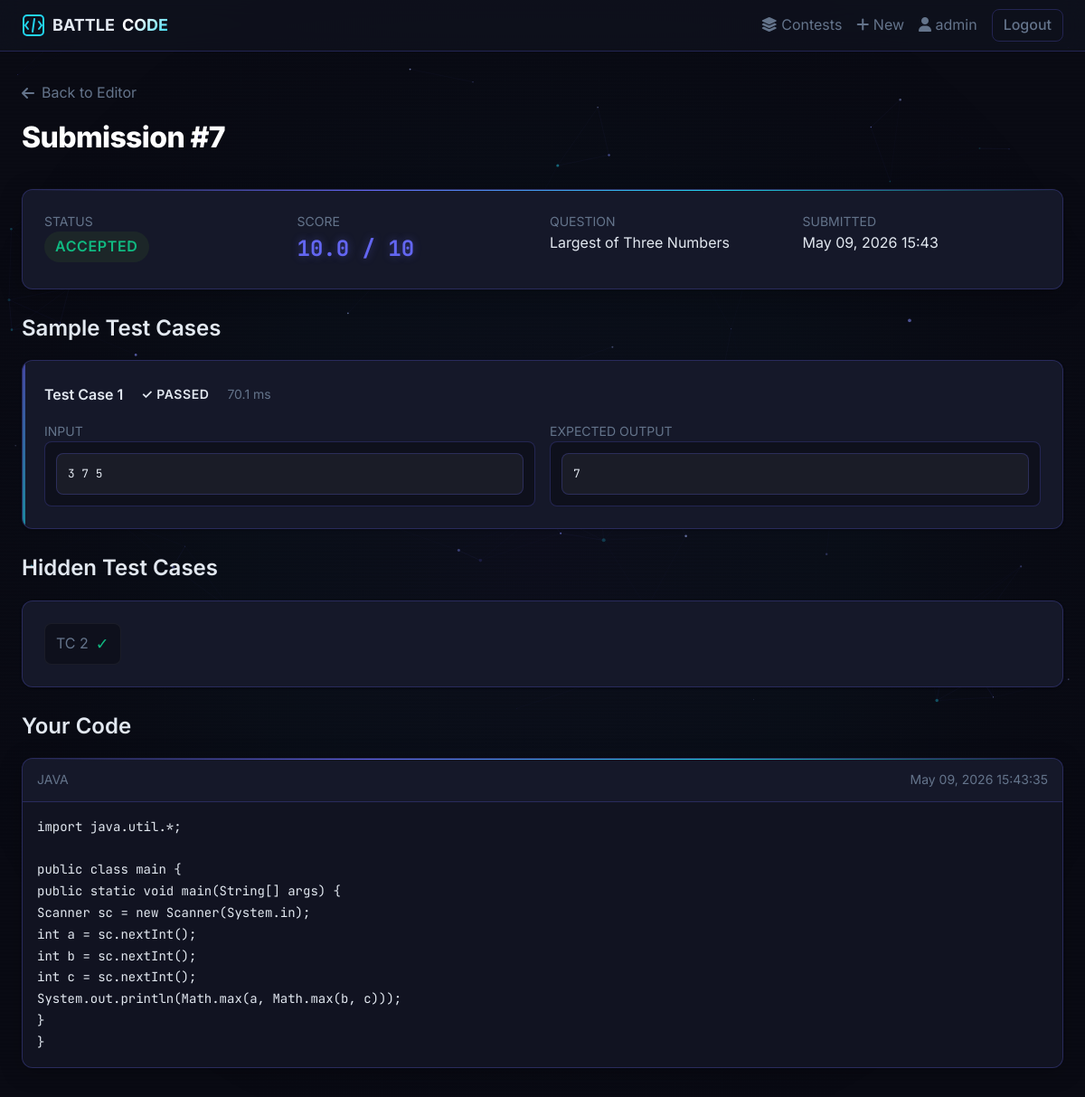
/submissions/7/ (signed in), run on the app's committed database.
### apps/accounts/models.py (models this page shows, shortened)
class User(AbstractUser):
    ROLE_CANDIDATE = 'candidate'
    ROLE_ADMIN = 'admin'
    ROLE_CHOICES = [
        (ROLE_CANDIDATE, 'Candidate'),
        (ROLE_ADMIN, 'Admin'),
    ]
    role = models.CharField(max_length=20, choices=ROLE_CHOICES, default=ROLE_CANDIDATE)
    email = models.EmailField(unique=True)
    @property
    def is_contest_admin(self):
        return self.role == self.ROLE_ADMIN or self.is_staff

### apps/submissions/models.py (models this page shows, shortened)
class Submission(models.Model):
    STATUS_PENDING  = 'pending'
    STATUS_RUNNING  = 'running'
    STATUS_ACCEPTED = 'accepted'
    STATUS_PARTIAL  = 'partial'
    STATUS_WRONG    = 'wrong_answer'
    STATUS_TLE      = 'time_limit_exceeded'
    STATUS_MLE      = 'memory_limit_exceeded'
    STATUS_RE       = 'runtime_error'
    STATUS_CE       = 'compile_error'
    STATUS_FAILED   = 'failed'
    STATUS_CHOICES = [
        (STATUS_PENDING,  'Pending'),
        (STATUS_RUNNING,  'Running'),
        (STATUS_ACCEPTED, 'Accepted'),
        (STATUS_PARTIAL,  'Partial'),
        (STATUS_WRONG,    'Wrong Answer'),
        (STATUS_TLE,      'Time Limit Exceeded'),
        (STATUS_MLE,      'Memory Limit Exceeded'),
        (STATUS_RE,       'Runtime Error'),
        (STATUS_CE,       'Compile Error'),
        (STATUS_FAILED,   'Failed'),
    ]
    user = models.ForeignKey(User, on_delete=models.CASCADE, related_name='submissions')
    question = models.ForeignKey(Question, on_delete=models.CASCADE, related_name='submissions')
    code = models.TextField()
    language = models.CharField(max_length=20, default='python')
    status = models.CharField(max_length=30, choices=STATUS_CHOICES, default=STATUS_PENDING)
    score = models.FloatField(default=0)
    error_message = models.TextField(blank=True)
    submitted_at = models.DateTimeField(auto_now_add=True)
    execution_time = models.FloatField(null=True, blank=True)
    task_id = models.CharField(max_length=255, blank=True)
    class Meta:
        ordering = ['-submitted_at']
    def get_status_class(self):
        mapping = {
            self.STATUS_ACCEPTED: 'status-accepted',
            self.STATUS_PARTIAL:  'status-partial',
            self.STATUS_WRONG:    'status-wrong',
            self.STATUS_TLE:      'status-tle',
            self.STATUS_RE:       'status-re',
            self.STATUS_CE:       'status-ce',
            self.STATUS_PENDING:  'status-pending',
            self.STATUS_RUNNING:  'status-running',
            self.STATUS_FAILED:   'status-wrong',
        }
        return mapping.get(self.status, 'status-default')

class SubmissionTestResult(models.Model):
    STATUS_PASS = 'pass'
    STATUS_FAIL = 'fail'
    STATUS_TLE  = 'tle'
    STATUS_RE   = 'runtime_error'
    STATUS_MLE  = 'mle'
    STATUS_CHOICES = [
        (STATUS_PASS, 'Pass'),
        (STATUS_FAIL, 'Fail'),
        (STATUS_TLE,  'Time Limit Exceeded'),
        (STATUS_RE,   'Runtime Error'),
        (STATUS_MLE,  'Memory Limit Exceeded'),
    ]
    submission = models.ForeignKey(Submission, on_delete=models.CASCADE, related_name='test_results')
    test_case = models.ForeignKey(TestCase, on_delete=models.CASCADE)
    status = models.CharField(max_length=20, choices=STATUS_CHOICES)
    actual_output = models.TextField(blank=True)
    execution_time = models.FloatField(null=True, blank=True)
    memory_used = models.IntegerField(null=True, blank=True)

### apps/contests/models.py (models this page shows, shortened)
class Question(models.Model):
    section = models.ForeignKey(Section, on_delete=models.CASCADE, related_name='questions')
    title = models.CharField(max_length=255)
    problem_statement = models.TextField()
    input_format = models.TextField(blank=True)
    output_format = models.TextField(blank=True)
    constraints = models.TextField(blank=True)
    sample_input = models.TextField(blank=True)
    sample_output = models.TextField(blank=True)
    marks = models.PositiveIntegerField(default=10)
    time_limit = models.FloatField(default=2.0, help_text='Seconds per test case')
    order = models.PositiveIntegerField(default=1)
    created_at = models.DateTimeField(auto_now_add=True)
    java_customized = models.BooleanField(
        default=False,
        help_text='If enabled, Java participants see custom problem text below instead of the default Python text.'
    )
    java_problem_statement = models.TextField(blank=True, help_text='Java-specific problem statement (used only if Java Customized is checked)')
    java_input_format = models.TextField(blank=True, help_text='Java-specific input format')
    java_output_format = models.TextField(blank=True, help_text='Java-specific output format')
    java_constraints = models.TextField(blank=True, help_text='Java-specific constraints')
    java_sample_input = models.TextField(blank=True, help_text='Java-specific sample input')
    java_sample_output = models.TextField(blank=True, help_text='Java-specific sample output')
    class Meta:
        ordering = ['order']

class TestCase(models.Model):
    question = models.ForeignKey(Question, on_delete=models.CASCADE, related_name='test_cases')
    input_data = models.TextField()
    expected_output = models.TextField()
    image = models.ImageField(upload_to='testcase_images/', blank=True, null=True)
    is_hidden = models.BooleanField(default=False)
    order = models.PositiveIntegerField(default=1)
    class Meta:
        ordering = ['order']

### apps/submissions/views.py (the view)
# urls.py: path('<int:submission_id>/', views.submission_detail, name='submission_status'),
@login_required
def submission_detail(request, submission_id):
    submission = get_object_or_404(Submission, id=submission_id, user=request.user)
    sample_results = []
    hidden_summary = []
    for tr in submission.test_results.select_related('test_case').all():
        if not tr.test_case.is_hidden:
            sample_results.append(tr)
        else:
            hidden_summary.append(tr)
    return render(request, 'submissions/result.html', {
        'submission':     submission,
        'sample_results': sample_results,
        'hidden_summary': hidden_summary,
    })

### templates/submissions/result.html (shortened to what this page needs)
{% extends 'base.html' %}
{% block content %}
<div class="page-header">
  <a href="{% url 'question_editor' submission.question.id %}"
     class="text-muted text-sm" style="display: inline-flex; align-items: center; gap: 0.5rem; transition: color 0.2s; color: var(--color-text-muted); text-decoration: none;">
     <i class="fa-solid fa-arrow-left"></i> Back to Editor
  </a>
  <h1 class="page-title mt-2" style="font-size: 2rem; font-weight: 800; background: linear-gradient(135deg, #ffffff 30%, var(--color-cyan)); -webkit-background-clip: text; -webkit-text-fill-color: transparent; background-clip: text; letter-spacing: -0.02em;">Submission #{{ submission.id }}</h1>
</div>
<div class="card mb-6"
     style="display:grid;grid-template-columns:repeat(auto-fit,minmax(140px,1fr));gap:var(--space-4); background: var(--color-surface-2); box-shadow: 0 4px 24px rgba(0, 0, 0, 0.25); position: relative; overflow: hidden;">
  <div style="position: absolute; top: 0; left: 0; right: 0; height: 1px; background: linear-gradient(90deg, transparent, var(--color-primary), var(--color-cyan), transparent);"></div>
  <div>
    <p class="text-xs text-muted mb-2">STATUS</p>
    <span class="badge {{ submission.get_status_class }}" style="font-size:var(--text-sm);padding:var(--space-1) var(--space-3)">
      {{ submission.get_status_display }}
    </span>
  </div>
  <div>
    <p class="text-xs text-muted mb-2">SCORE</p>
    <p class="font-mono" style="font-size:var(--text-lg);font-weight:700;color:var(--color-primary); text-shadow: 0 0 10px rgba(99, 102, 241, 0.4);">
      {{ submission.score }} / {{ submission.question.marks }}
    </p>
  </div>
  <div>
    <p class="text-xs text-muted mb-2">QUESTION</p>
    <p class="text-sm font-weight:500">{{ submission.question.title }}</p>
  </div>
  <div>
    <p class="text-xs text-muted mb-2">SUBMITTED</p>
    <p class="text-sm">{{ submission.submitted_at|date:"M d, Y H:i" }}</p>
  </div>
</div>
{% if sample_results %}
<h2 style="font-size:var(--text-lg);font-weight:600;margin-bottom:var(--space-4)">
  Sample Test Cases
</h2>
{% for tr in sample_results %}
<div class="card mb-4" style="background: var(--color-surface-2); position: relative; overflow: hidden;">
  <div style="position: absolute; top: 0; left: 0; bottom: 0; width: 3px; background: linear-gradient(180deg, var(--color-primary), var(--color-cyan)); opacity: 0.6;"></div>
  <div class="flex items-center gap-3 mb-4">
    <span style="font-weight:600;font-size:var(--text-sm)">
      Test Case {{ tr.test_case.order }}
    </span>
    <span class="badge status-{{ tr.status }}">
      {% if tr.status == 'pass' %}✓ Passed
      {% elif tr.status == 'tle' %}⏱ TLE
      {% elif tr.status == 'runtime_error' %}💥 Runtime Error
      {% else %}✗ Failed{% endif %}
    </span>
    {% if tr.execution_time %}
      <span class="text-xs text-muted">{{ tr.execution_time|floatformat:1 }} ms</span>
    {% endif %}
  </div>
  <div style="display:grid;grid-template-columns:1fr 1fr;gap:var(--space-4)">
    <div>
      <p class="text-xs text-muted mb-2">INPUT</p>
      <div class="problem-section" style="margin:0; background: rgba(0,0,0,0.3); border: 1px solid var(--color-border); border-radius: 8px; padding: 0.75rem;"><pre style="margin:0; font-size: 0.8rem;">{{ tr.test_case.input_data }}</pre></div>
    </div>
    <div>
      <p class="text-xs text-muted mb-2">EXPECTED OUTPUT</p>
      <div class="problem-section" style="margin:0; background: rgba(0,0,0,0.3); border: 1px solid var(--color-border); border-radius: 8px; padding: 0.75rem;">
        <pre style="margin:0; font-size: 0.8rem;">{{ tr.test_case.expected_output }}</pre>
      </div>
    </div>
  </div>
</div>
{% endfor %}
{% endif %}
{% if hidden_summary %}
<h2 style="font-size:var(--text-lg);font-weight:600;margin:var(--space-6) 0 var(--space-4)">
  Hidden Test Cases
</h2>
<div class="card" style="background: var(--color-surface-2);">
  <div class="flex" style="flex-wrap:wrap;gap:var(--space-3)">
    {% for tr in hidden_summary %}
      <div style="display:flex;align-items:center;gap:var(--space-2);
                  padding:var(--space-2) var(--space-3);
                  background:rgba(0,0,0,0.3); border: 1px solid rgba(255,255,255,0.05);
                  border-radius:var(--radius-md);font-size:var(--text-sm)">
        <span class="text-muted">TC {{ tr.test_case.order }}</span>
        {% if tr.status == 'pass' %}
          <span style="color:var(--color-success);font-size:1.1em">✓</span>
        {% elif tr.status == 'tle' %}
          <span style="color:var(--color-warning)">⏱</span>
        {% elif tr.status == 'runtime_error' %}
          <span style="color:var(--color-warning)">💥</span>
        {% else %}
          <span style="color:var(--color-error)">✗</span>
        {% endif %}
      </div>
    {% endfor %}
  </div>
</div>
{% endif %}
<h2 style="font-size:var(--text-lg);font-weight:600;margin:var(--space-6) 0 var(--space-4)">
  Your Code
</h2>
<div style="background:var(--color-surface-2);border:1px solid var(--color-border);
            border-radius:var(--radius-lg);overflow:hidden; box-shadow: 0 4px 24px rgba(0, 0, 0, 0.25); position: relative;">
  <div style="position: absolute; top: 0; left: 0; right: 0; height: 1px; background: linear-gradient(90deg, transparent, var(--color-primary), var(--color-cyan), transparent);"></div>
  <div style="padding:var(--space-3) var(--space-4);
              border-bottom:1px solid var(--color-border);
              display:flex;justify-content:space-between;
              font-size:var(--text-xs);color:var(--color-text-muted)">
    <span>{{ submission.language|upper }}</span>
    <span>{{ submission.submitted_at|date:"M d, Y H:i:s" }}</span>
  </div>
  <pre style="padding:var(--space-4);font-size:var(--text-xs);
              overflow-x:auto;white-space:pre;line-height:1.7;
              margin:0;font-family:var(--font-mono); background: rgba(0,0,0,0.2);">{{ submission.code }}</pre>
</div>
{% endblock %}

### templates/base.html (shortened to what this page needs)
<!DOCTYPE html>
<html lang="en" data-theme="dark">
<head>
  {% load static %}
  <link rel="stylesheet" href="https://cdnjs.cloudflare.com/ajax/libs/font-awesome/6.4.0/css/all.min.css">
  <link rel="stylesheet" href="{% static 'css/main.css' %}">
</head>
<body>
<canvas id="arena-bg"></canvas>
<nav class="navbar" id="main-nav">
  <div class="nav-inner">
    <a href="{% url 'contest_list' %}" class="nav-brand">
      <svg width="26" height="26" viewBox="0 0 26 26" fill="none" aria-label="BATTLE CODE">
        <rect x="2" y="2" width="22" height="22" rx="4" stroke="var(--color-primary)" stroke-width="2"/>
        <path d="M7 9l-3 4 3 4M19 9l3 4-3 4M14 6l-2 14"
              stroke="var(--color-primary)" stroke-width="2" stroke-linecap="round"/>
      </svg>
      BATTLE <strong>CODE</strong>
    </a>
    <div class="nav-links">
      <a href="{% url 'contest_list' %}"><i class="fa-solid fa-layer-group"></i> Contests</a>
      {% if user.is_authenticated %}
        {% if user.is_contest_admin %}
          <a href="{% url 'admin_contest_create' %}"><i class="fa-solid fa-plus"></i> New</a>
        {% endif %}
        <a href="{% url 'profile' %}"><i class="fa-solid fa-user"></i> {{ user.username }}</a>
        <a href="{% url 'logout' %}" class="btn btn-ghost btn-sm">Logout</a>
      {% else %}
        <a href="{% url 'login' %}" class="btn btn-ghost btn-sm">Login</a>
        <a href="{% url 'register' %}" class="btn btn-primary btn-sm">Register</a>
      {% endif %}
    </div>
  </div>
</nav>
<div class="arena-wrapper">
  <main class="main-content" id="main-content">
    {% block content %}{% endblock %}
  </main>
</div>
</body>
</html>

### data on the page
User: username "admin"
Submission: id "7", status "ACCEPTED", score "10.0", question.marks "10", question "Largest of Three Numbers", submitted_at "May 09, 2026 15:43", language "JAVA", submitted_at "May 09, 2026 15:43:35", code "import java.util.*; public class main { public static void main(String[] args) { Scanner sc = new Scanner(System.in); int a = sc.nextInt(); int b = sc.nextInt(); int c = sc.nextInt(); System.out.println(Math.max(a, Math.max(b, c))); } }"
SubmissionTestResult: test_case.order "1", status "✓ PASSED", execution_time "70.1", test_case.input_data "3 7 5", test_case.expected_output "7"
SubmissionTestResult: test_case.order "2"
